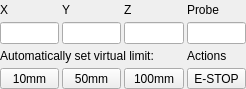
<?xml version="1.0" encoding="UTF-8"?>
<ui version="4.0">
 <class>PartMainVirtualSettings</class>
 <widget class="QWidget" name="PartMainVirtualSettings">
  <property name="geometry">
   <rect>
    <x>0</x>
    <y>0</y>
    <width>246</width>
    <height>89</height>
   </rect>
  </property>
  <property name="sizePolicy">
   <sizepolicy hsizetype="Expanding" vsizetype="Expanding">
    <horstretch>0</horstretch>
    <verstretch>0</verstretch>
   </sizepolicy>
  </property>
  <property name="minimumSize">
   <size>
    <width>50</width>
    <height>89</height>
   </size>
  </property>
  <property name="baseSize">
   <size>
    <width>0</width>
    <height>89</height>
   </size>
  </property>
  <property name="windowTitle">
   <string>Form</string>
  </property>
  <layout class="QGridLayout" name="gridLayout">
   <property name="leftMargin">
    <number>0</number>
   </property>
   <property name="topMargin">
    <number>0</number>
   </property>
   <property name="rightMargin">
    <number>0</number>
   </property>
   <property name="bottomMargin">
    <number>0</number>
   </property>
   <property name="spacing">
    <number>3</number>
   </property>
   <item row="0" column="0">
    <widget class="QLabel" name="labelX">
     <property name="text">
      <string>X</string>
     </property>
    </widget>
   </item>
   <item row="0" column="1">
    <widget class="QLabel" name="labelY">
     <property name="text">
      <string>Y</string>
     </property>
    </widget>
   </item>
   <item row="1" column="2">
    <widget class="QLineEdit" name="editZ"/>
   </item>
   <item row="1" column="1">
    <widget class="QLineEdit" name="editY"/>
   </item>
   <item row="1" column="0">
    <widget class="QLineEdit" name="editX"/>
   </item>
   <item row="0" column="2">
    <widget class="QLabel" name="labelZ">
     <property name="text">
      <string>Z</string>
     </property>
    </widget>
   </item>
   <item row="0" column="3">
    <widget class="QLabel" name="labelProbe">
     <property name="text">
      <string>Probe</string>
     </property>
    </widget>
   </item>
   <item row="1" column="3">
    <widget class="QLineEdit" name="editProbe"/>
   </item>
   <item row="2" column="0" colspan="3">
    <widget class="QLabel" name="label">
     <property name="text">
      <string>Automatically set virtual limit:</string>
     </property>
    </widget>
   </item>
   <item row="2" column="3">
    <widget class="QLabel" name="labelActions">
     <property name="text">
      <string>Actions</string>
     </property>
    </widget>
   </item>
   <item row="3" column="3">
    <widget class="StyledToolButton" name="btnEStop">
     <property name="sizePolicy">
      <sizepolicy hsizetype="Expanding" vsizetype="Fixed">
       <horstretch>0</horstretch>
       <verstretch>0</verstretch>
      </sizepolicy>
     </property>
     <property name="text">
      <string>E-STOP</string>
     </property>
     <property name="checkable">
      <bool>true</bool>
     </property>
    </widget>
   </item>
   <item row="3" column="0">
    <widget class="StyledToolButton" name="btnSet1">
     <property name="sizePolicy">
      <sizepolicy hsizetype="Expanding" vsizetype="Fixed">
       <horstretch>0</horstretch>
       <verstretch>0</verstretch>
      </sizepolicy>
     </property>
     <property name="text">
      <string>10mm</string>
     </property>
    </widget>
   </item>
   <item row="3" column="1">
    <widget class="StyledToolButton" name="btnSet2">
     <property name="sizePolicy">
      <sizepolicy hsizetype="Expanding" vsizetype="Fixed">
       <horstretch>0</horstretch>
       <verstretch>0</verstretch>
      </sizepolicy>
     </property>
     <property name="text">
      <string>50mm</string>
     </property>
    </widget>
   </item>
   <item row="3" column="2">
    <widget class="StyledToolButton" name="btnSet3">
     <property name="sizePolicy">
      <sizepolicy hsizetype="Expanding" vsizetype="Fixed">
       <horstretch>0</horstretch>
       <verstretch>0</verstretch>
      </sizepolicy>
     </property>
     <property name="text">
      <string>100mm</string>
     </property>
    </widget>
   </item>
  </layout>
 </widget>
 <customwidgets>
  <customwidget>
   <class>StyledToolButton</class>
   <extends>QToolButton</extends>
   <header location="global">styledtoolbutton.h</header>
  </customwidget>
 </customwidgets>
 <resources/>
 <connections>
  <connection>
   <sender>editX</sender>
   <signal>editingFinished()</signal>
   <receiver>PartMainVirtualSettings</receiver>
   <slot>onEditingFinished()</slot>
   <hints>
    <hint type="sourcelabel">
     <x>21</x>
     <y>29</y>
    </hint>
    <hint type="destinationlabel">
     <x>15</x>
     <y>44</y>
    </hint>
   </hints>
  </connection>
  <connection>
   <sender>editY</sender>
   <signal>editingFinished()</signal>
   <receiver>PartMainVirtualSettings</receiver>
   <slot>onEditingFinished()</slot>
   <hints>
    <hint type="sourcelabel">
     <x>92</x>
     <y>30</y>
    </hint>
    <hint type="destinationlabel">
     <x>122</x>
     <y>44</y>
    </hint>
   </hints>
  </connection>
  <connection>
   <sender>editZ</sender>
   <signal>editingFinished()</signal>
   <receiver>PartMainVirtualSettings</receiver>
   <slot>onEditingFinished()</slot>
   <hints>
    <hint type="sourcelabel">
     <x>154</x>
     <y>30</y>
    </hint>
    <hint type="destinationlabel">
     <x>122</x>
     <y>44</y>
    </hint>
   </hints>
  </connection>
  <connection>
   <sender>editProbe</sender>
   <signal>editingFinished()</signal>
   <receiver>PartMainVirtualSettings</receiver>
   <slot>onEditingFinished()</slot>
   <hints>
    <hint type="sourcelabel">
     <x>216</x>
     <y>30</y>
    </hint>
    <hint type="destinationlabel">
     <x>122</x>
     <y>44</y>
    </hint>
   </hints>
  </connection>
 </connections>
 <slots>
  <slot>onSetClicked1()</slot>
  <slot>onSetClicked2()</slot>
  <slot>onSetClicked3()</slot>
  <slot>onEStopToggled(bool)</slot>
  <slot>onEditingFinished()</slot>
 </slots>
</ui>
